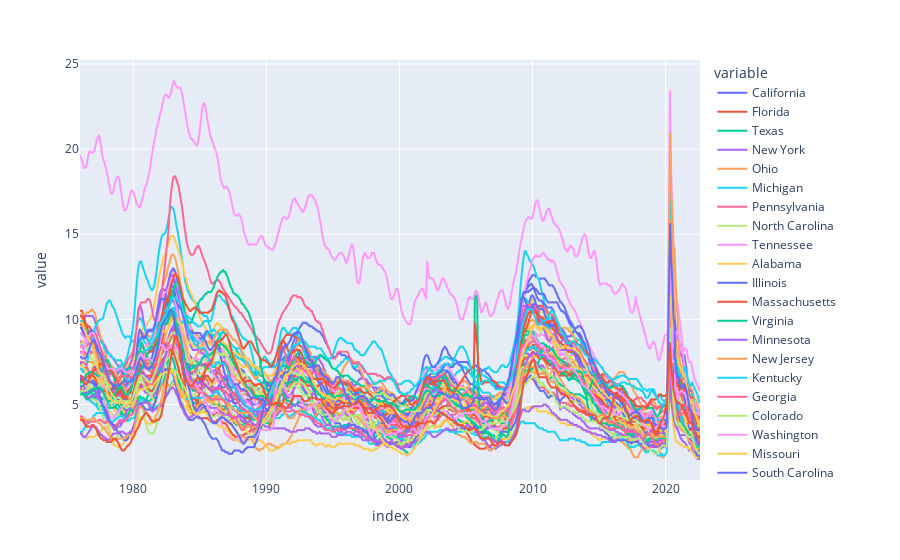

Notebook source saved alongside this figure:
### Code cell
px.line(uemp_states)

### Figure 1 — Plotly figure (JSON) as saved in the notebook; plotly's stock layout.template omitted (floating-point values rounded to 4 significant figures; data arrays with more than 128 entries replaced by an {"elided": "..."} marker saying what was removed)
{"data": [{"hovertemplate": "variable=California<br>index=%{x}<br>value=%{y}<extra></extra>", "legendgroup": "California", "line": {"color": "#636efa", "dash": "solid"}, "marker": {"symbol": "circle"}, "mode": "lines", "name": "California", "showlegend": true, "type": "scattergl", "x": {"elided": "558 str values"}, "xaxis": "x", "y": {"elided": "558 float values"}, "yaxis": "y"}, {"hovertemplate": "variable=Florida<br>index=%{x}<br>value=%{y}<extra></extra>", "legendgroup": "Florida", "line": {"color": "#EF553B", "dash": "solid"}, "marker": {"symbol": "circle"}, "mode": "lines", "name": "Florida", "showlegend": true, "type": "scattergl", "x": {"elided": "558 str values"}, "xaxis": "x", "y": {"elided": "558 float values"}, "yaxis": "y"}, {"hovertemplate": "variable=Texas<br>index=%{x}<br>value=%{y}<extra></extra>", "legendgroup": "Texas", "line": {"color": "#00cc96", "dash": "solid"}, "marker": {"symbol": "circle"}, "mode": "lines", "name": "Texas", "showlegend": true, "type": "scattergl", "x": {"elided": "558 str values"}, "xaxis": "x", "y": {"elided": "558 float values"}, "yaxis": "y"}, {"hovertemplate": "variable=New York<br>index=%{x}<br>value=%{y}<extra></extra>", "legendgroup": "New York", "line": {"color": "#ab63fa", "dash": "solid"}, "marker": {"symbol": "circle"}, "mode": "lines", "name": "New York", "showlegend": true, "type": "scattergl", "x": {"elided": "558 str values"}, "xaxis": "x", "y": {"elided": "558 float values"}, "yaxis": "y"}, {"hovertemplate": "variable=Ohio<br>index=%{x}<br>value=%{y}<extra></extra>", "legendgroup": "Ohio", "line": {"color": "#FFA15A", "dash": "solid"}, "marker": {"symbol": "circle"}, "mode": "lines", "name": "Ohio", "showlegend": true, "type": "scattergl", "x": {"elided": "558 str values"}, "xaxis": "x", "y": {"elided": "558 float values"}, "yaxis": "y"}, {"hovertemplate": "variable=Michigan<br>index=%{x}<br>value=%{y}<extra></extra>", "legendgroup": "Michigan", "line": {"color": "#19d3f3", "dash": "solid"}, "marker": {"symbol": "circle"}, "mode": "lines", "name": "Michigan", "showlegend": true, "type": "scattergl", "x": {"elided": "558 str values"}, "xaxis": "x", "y": {"elided": "558 float values"}, "yaxis": "y"}, {"hovertemplate": "variable=Pennsylvania<br>index=%{x}<br>value=%{y}<extra></extra>", "legendgroup": "Pennsylvania", "line": {"color": "#FF6692", "dash": "solid"}, "marker": {"symbol": "circle"}, "mode": "lines", "name": "Pennsylvania", "showlegend": true, "type": "scattergl", "x": {"elided": "558 str values"}, "xaxis": "x", "y": {"elided": "558 float values"}, "yaxis": "y"}, {"hovertemplate": "variable=North Carolina<br>index=%{x}<br>value=%{y}<extra></extra>", "legendgroup": "North Carolina", "line": {"color": "#B6E880", "dash": "solid"}, "marker": {"symbol": "circle"}, "mode": "lines", "name": "North Carolina", "showlegend": true, "type": "scattergl", "x": {"elided": "558 str values"}, "xaxis": "x", "y": {"elided": "558 float values"}, "yaxis": "y"}, {"hovertemplate": "variable=Tennessee<br>index=%{x}<br>value=%{y}<extra></extra>", "legendgroup": "Tennessee", "line": {"color": "#FF97FF", "dash": "solid"}, "marker": {"symbol": "circle"}, "mode": "lines", "name": "Tennessee", "showlegend": true, "type": "scattergl", "x": {"elided": "558 str values"}, "xaxis": "x", "y": {"elided": "558 float values"}, "yaxis": "y"}, {"hovertemplate": "variable=Alabama<br>index=%{x}<br>value=%{y}<extra></extra>", "legendgroup": "Alabama", "line": {"color": "#FECB52", "dash": "solid"}, "marker": {"symbol": "circle"}, "mode": "lines", "name": "Alabama", "showlegend": true, "type": "scattergl", "x": {"elided": "558 str values"}, "xaxis": "x", "y": {"elided": "558 float values"}, "yaxis": "y"}, {"hovertemplate": "variable=Illinois<br>index=%{x}<br>value=%{y}<extra></extra>", "legendgroup": "Illinois", "line": {"color": "#636efa", "dash": "solid"}, "marker": {"symbol": "circle"}, "mode": "lines", "name": "Illinois", "showlegend": true, "type": "scattergl", "x": {"elided": "558 str values"}, "xaxis": "x", "y": {"elided": "558 float values"}, "yaxis": "y"}, {"hovertemplate": "variable=Massachusetts<br>index=%{x}<br>value=%{y}<extra></extra>", "legendgroup": "Massachusetts", "line": {"color": "#EF553B", "dash": "solid"}, "marker": {"symbol": "circle"}, "mode": "lines", "name": "Massachusetts", "showlegend": true, "type": "scattergl", "x": {"elided": "558 str values"}, "xaxis": "x", "y": {"elided": "558 float values"}, "yaxis": "y"}, {"hovertemplate": "variable=Virginia<br>index=%{x}<br>value=%{y}<extra></extra>", "legendgroup": "Virginia", "line": {"color": "#00cc96", "dash": "solid"}, "marker": {"symbol": "circle"}, "mode": "lines", "name": "Virginia", "showlegend": true, "type": "scattergl", "x": {"elided": "558 str values"}, "xaxis": "x", "y": {"elided": "558 float values"}, "yaxis": "y"}, {"hovertemplate": "variable=Minnesota<br>index=%{x}<br>value=%{y}<extra></extra>", "legendgroup": "Minnesota", "line": {"color": "#ab63fa", "dash": "solid"}, "marker": {"symbol": "circle"}, "mode": "lines", "name": "Minnesota", "showlegend": true, "type": "scattergl", "x": {"elided": "558 str values"}, "xaxis": "x", "y": {"elided": "558 float values"}, "yaxis": "y"}, {"hovertemplate": "variable=New Jersey<br>index=%{x}<br>value=%{y}<extra></extra>", "legendgroup": "New Jersey", "line": {"color": "#FFA15A", "dash": "solid"}, "marker": {"symbol": "circle"}, "mode": "lines", "name": "New Jersey", "showlegend": true, "type": "scattergl", "x": {"elided": "558 str values"}, "xaxis": "x", "y": {"elided": "558 float values"}, "yaxis": "y"}, {"hovertemplate": "variable=Kentucky<br>index=%{x}<br>value=%{y}<extra></extra>", "legendgroup": "Kentucky", "line": {"color": "#19d3f3", "dash": "solid"}, "marker": {"symbol": "circle"}, "mode": "lines", "name": "Kentucky", "showlegend": true, "type": "scattergl", "x": {"elided": "558 str values"}, "xaxis": "x", "y": {"elided": "558 float values"}, "yaxis": "y"}, {"hovertemplate": "variable=Georgia<br>index=%{x}<br>value=%{y}<extra></extra>", "legendgroup": "Georgia", "line": {"color": "#FF6692", "dash": "solid"}, "marker": {"symbol": "circle"}, "mode": "lines", "name": "Georgia", "showlegend": true, "type": "scattergl", "x": {"elided": "558 str values"}, "xaxis": "x", "y": {"elided": "558 float values"}, "yaxis": "y"}, {"hovertemplate": "variable=Colorado<br>index=%{x}<br>value=%{y}<extra></extra>", "legendgroup": "Colorado", "line": {"color": "#B6E880", "dash": "solid"}, "marker": {"symbol": "circle"}, "mode": "lines", "name": "Colorado", "showlegend": true, "type": "scattergl", "x": {"elided": "558 str values"}, "xaxis": "x", "y": {"elided": "558 float values"}, "yaxis": "y"}, {"hovertemplate": "variable=Washington<br>index=%{x}<br>value=%{y}<extra></extra>", "legendgroup": "Washington", "line": {"color": "#FF97FF", "dash": "solid"}, "marker": {"symbol": "circle"}, "mode": "lines", "name": "Washington", "showlegend": true, "type": "scattergl", "x": {"elided": "558 str values"}, "xaxis": "x", "y": {"elided": "558 float values"}, "yaxis": "y"}, {"hovertemplate": "variable=Missouri<br>index=%{x}<br>value=%{y}<extra></extra>", "legendgroup": "Missouri", "line": {"color": "#FECB52", "dash": "solid"}, "marker": {"symbol": "circle"}, "mode": "lines", "name": "Missouri", "showlegend": true, "type": "scattergl", "x": {"elided": "558 str values"}, "xaxis": "x", "y": {"elided": "558 float values"}, "yaxis": "y"}, {"hovertemplate": "variable=South Carolina<br>index=%{x}<br>value=%{y}<extra></extra>", "legendgroup": "South Carolina", "line": {"color": "#636efa", "dash": "solid"}, "marker": {"symbol": "circle"}, "mode": "lines", "name": "South Carolina", "showlegend": true, "type": "scattergl", "x": {"elided": "558 str values"}, "xaxis": "x", "y": {"elided": "558 float values"}, "yaxis": "y"}, {"hovertemplate": "variable=Arizona<br>index=%{x}<br>value=%{y}<extra></extra>", "legendgroup": "Arizona", "line": {"color": "#EF553B", "dash": "solid"}, "marker": {"symbol": "circle"}, "mode": "lines", "name": "Arizona", "showlegend": true, "type": "scattergl", "x": {"elided": "558 str values"}, "xaxis": "x", "y": {"elided": "558 float values"}, "yaxis": "y"}, {"hovertemplate": "variable=Wisconsin<br>index=%{x}<br>value=%{y}<extra></extra>", "legendgroup": "Wisconsin", "line": {"color": "#00cc96", "dash": "solid"}, "marker": {"symbol": "circle"}, "mode": "lines", "name": "Wisconsin", "showlegend": true, "type": "scattergl", "x": {"elided": "558 str values"}, "xaxis": "x", "y": {"elided": "558 float values"}, "yaxis": "y"}, {"hovertemplate": "variable=Indiana<br>index=%{x}<br>value=%{y}<extra></extra>", "legendgroup": "Indiana", "line": {"color": "#ab63fa", "dash": "solid"}, "marker": {"symbol": "circle"}, "mode": "lines", "name": "Indiana", "showlegend": true, "type": "scattergl", "x": {"elided": "558 str values"}, "xaxis": "x", "y": {"elided": "558 float values"}, "yaxis": "y"}, {"hovertemplate": "variable=New Mexico<br>index=%{x}<br>value=%{y}<extra></extra>", "legendgroup": "New Mexico", "line": {"color": "#FFA15A", "dash": "solid"}, "marker": {"symbol": "circle"}, "mode": "lines", "name": "New Mexico", "showlegend": true, "type": "scattergl", "x": {"elided": "558 str values"}, "xaxis": "x", "y": {"elided": "558 float values"}, "yaxis": "y"}, {"hovertemplate": "variable=Alaska<br>index=%{x}<br>value=%{y}<extra></extra>", "legendgroup": "Alaska", "line": {"color": "#19d3f3", "dash": "solid"}, "marker": {"symbol": "circle"}, "mode": "lines", "name": "Alaska", "showlegend": true, "type": "scattergl", "x": {"elided": "558 str values"}, "xaxis": "x", "y": {"elided": "558 float values"}, "yaxis": "y"}, {"hovertemplate": "variable=West Virginia<br>index=%{x}<br>value=%{y}<extra></extra>", "legendgroup": "West Virginia", "line": {"color": "#FF6692", "dash": "solid"}, "marker": {"symbol": "circle"}, "mode": "lines", "name": "West Virginia", "showlegend": true, "type": "scattergl", "x": {"elided": "558 str values"}, "xaxis": "x", "y": {"elided": "558 float values"}, "yaxis": "y"}, {"hovertemplate": "variable=Oklahoma<br>index=%{x}<br>value=%{y}<extra></extra>", "legendgroup": "Oklahoma", "line": {"color": "#B6E880", "dash": "solid"}, "marker": {"symbol": "circle"}, "mode": "lines", "name": "Oklahoma", "showlegend": true, "type": "scattergl", "x": {"elided": "558 str values"}, "xaxis": "x", "y": {"elided": "558 float values"}, "yaxis": "y"}, {"hovertemplate": "variable=Nevada<br>index=%{x}<br>value=%{y}<extra></extra>", "legendgroup": "Nevada", "line": {"color": "#FF97FF", "dash": "solid"}, "marker": {"symbol": "circle"}, "mode": "lines", "name": "Nevada", "showlegend": true, "type": "scattergl", "x": {"elided": "558 str values"}, "xaxis": "x", "y": {"elided": "558 float values"}, "yaxis": "y"}, {"hovertemplate": "variable=Arkansas<br>index=%{x}<br>value=%{y}<extra></extra>", "legendgroup": "Arkansas", "line": {"color": "#FECB52", "dash": "solid"}, "marker": {"symbol": "circle"}, "mode": "lines", "name": "Arkansas", "showlegend": true, "type": "scattergl", "x": {"elided": "558 str values"}, "xaxis": "x", "y": {"elided": "558 float values"}, "yaxis": "y"}, {"hovertemplate": "variable=Oregon<br>index=%{x}<br>value=%{y}<extra></extra>", "legendgroup": "Oregon", "line": {"color": "#636efa", "dash": "solid"}, "marker": {"symbol": "circle"}, "mode": "lines", "name": "Oregon", "showlegend": true, "type": "scattergl", "x": {"elided": "558 str values"}, "xaxis": "x", "y": {"elided": "558 float values"}, "yaxis": "y"}, {"hovertemplate": "variable=Maryland<br>index=%{x}<br>value=%{y}<extra></extra>", "legendgroup": "Maryland", "line": {"color": "#EF553B", "dash": "solid"}, "marker": {"symbol": "circle"}, "mode": "lines", "name": "Maryland", "showlegend": true, "type": "scattergl", "x": {"elided": "558 str values"}, "xaxis": "x", "y": {"elided": "558 float values"}, "yaxis": "y"}, {"hovertemplate": "variable=Louisiana<br>index=%{x}<br>value=%{y}<extra></extra>", "legendgroup": "Louisiana", "line": {"color": "#00cc96", "dash": "solid"}, "marker": {"symbol": "circle"}, "mode": "lines", "name": "Louisiana", "showlegend": true, "type": "scattergl", "x": {"elided": "558 str values"}, "xaxis": "x", "y": {"elided": "558 float values"}, "yaxis": "y"}, {"hovertemplate": "variable=Utah<br>index=%{x}<br>value=%{y}<extra></extra>", "legendgroup": "Utah", "line": {"color": "#ab63fa", "dash": "solid"}, "marker": {"symbol": "circle"}, "mode": "lines", "name": "Utah", "showlegend": true, "type": "scattergl", "x": {"elided": "558 str values"}, "xaxis": "x", "y": {"elided": "558 float values"}, "yaxis": "y"}, {"hovertemplate": "variable=Hawaii<br>index=%{x}<br>value=%{y}<extra></extra>", "legendgroup": "Hawaii", "line": {"color": "#FFA15A", "dash": "solid"}, "marker": {"symbol": "circle"}, "mode": "lines", "name": "Hawaii", "showlegend": true, "type": "scattergl", "x": {"elided": "558 str values"}, "xaxis": "x", "y": {"elided": "558 float values"}, "yaxis": "y"}, {"hovertemplate": "variable=North Dakota<br>index=%{x}<br>value=%{y}<extra></extra>", "legendgroup": "North Dakota", "line": {"color": "#19d3f3", "dash": "solid"}, "marker": {"symbol": "circle"}, "mode": "lines", "name": "North Dakota", "showlegend": true, "type": "scattergl", "x": {"elided": "558 str values"}, "xaxis": "x", "y": {"elided": "558 float values"}, "yaxis": "y"}, {"hovertemplate": "variable=Iowa<br>index=%{x}<br>value=%{y}<extra></extra>", "legendgroup": "Iowa", "line": {"color": "#FF6692", "dash": "solid"}, "marker": {"symbol": "circle"}, "mode": "lines", "name": "Iowa", "showlegend": true, "type": "scattergl", "x": {"elided": "558 str values"}, "xaxis": "x", "y": {"elided": "558 float values"}, "yaxis": "y"}, {"hovertemplate": "variable=Montana<br>index=%{x}<br>value=%{y}<extra></extra>", "legendgroup": "Montana", "line": {"color": "#B6E880", "dash": "solid"}, "marker": {"symbol": "circle"}, "mode": "lines", "name": "Montana", "showlegend": true, "type": "scattergl", "x": {"elided": "558 str values"}, "xaxis": "x", "y": {"elided": "558 float values"}, "yaxis": "y"}, {"hovertemplate": "variable=Puerto Rico<br>index=%{x}<br>value=%{y}<extra></extra>", "legendgroup": "Puerto Rico", "line": {"color": "#FF97FF", "dash": "solid"}, "marker": {"symbol": "circle"}, "mode": "lines", "name": "Puerto Rico", "showlegend": true, "type": "scattergl", "x": {"elided": "558 str values"}, "xaxis": "x", "y": {"elided": "558 float values"}, "yaxis": "y"}, {"hovertemplate": "variable=Nebraska<br>index=%{x}<br>value=%{y}<extra></extra>", "legendgroup": "Nebraska", "line": {"color": "#FECB52", "dash": "solid"}, "marker": {"symbol": "circle"}, "mode": "lines", "name": "Nebraska", "showlegend": true, "type": "scattergl", "x": {"elided": "558 str values"}, "xaxis": "x", "y": {"elided": "558 float values"}, "yaxis": "y"}, {"hovertemplate": "variable=New Hampshire<br>index=%{x}<br>value=%{y}<extra></extra>", "legendgroup": "New Hampshire", "line": {"color": "#636efa", "dash": "solid"}, "marker": {"symbol": "circle"}, "mode": "lines", "name": "New Hampshire", "showlegend": true, "type": "scattergl", "x": {"elided": "558 str values"}, "xaxis": "x", "y": {"elided": "558 float values"}, "yaxis": "y"}, {"hovertemplate": "variable=Mississippi<br>index=%{x}<br>value=%{y}<extra></extra>", "legendgroup": "Mississippi", "line": {"color": "#EF553B", "dash": "solid"}, "marker": {"symbol": "circle"}, "mode": "lines", "name": "Mississippi", "showlegend": true, "type": "scattergl", "x": {"elided": "558 str values"}, "xaxis": "x", "y": {"elided": "558 float values"}, "yaxis": "y"}, {"hovertemplate": "variable=Idaho<br>index=%{x}<br>value=%{y}<extra></extra>", "legendgroup": "Idaho", "line": {"color": "#00cc96", "dash": "solid"}, "marker": {"symbol": "circle"}, "mode": "lines", "name": "Idaho", "showlegend": true, "type": "scattergl", "x": {"elided": "558 str values"}, "xaxis": "x", "y": {"elided": "558 float values"}, "yaxis": "y"}, {"hovertemplate": "variable=South Dakota<br>index=%{x}<br>value=%{y}<extra></extra>", "legendgroup": "South Dakota", "line": {"color": "#ab63fa", "dash": "solid"}, "marker": {"symbol": "circle"}, "mode": "lines", "name": "South Dakota", "showlegend": true, "type": "scattergl", "x": {"elided": "558 str values"}, "xaxis": "x", "y": {"elided": "558 float values"}, "yaxis": "y"}, {"hovertemplate": "variable=Kansas<br>index=%{x}<br>value=%{y}<extra></extra>", "legendgroup": "Kansas", "line": {"color": "#FFA15A", "dash": "solid"}, "marker": {"symbol": "circle"}, "mode": "lines", "name": "Kansas", "showlegend": true, "type": "scattergl", "x": {"elided": "558 str values"}, "xaxis": "x", "y": {"elided": "558 float values"}, "yaxis": "y"}, {"hovertemplate": "variable=the District of Columbia<br>index=%{x}<br>value=%{y}<extra></extra>", "legendgroup": "the District of Columbia", "line": {"color": "#19d3f3", "dash": "solid"}, "marker": {"symbol": "circle"}, "mode": "lines", "name": "the District of Columbia", "showlegend": true, "type": "scattergl", "x": {"elided": "558 str values"}, "xaxis": "x", "y": {"elided": "558 float values"}, "yaxis": "y"}, {"hovertemplate": "variable=Maine<br>index=%{x}<br>value=%{y}<extra></extra>", "legendgroup": "Maine", "line": {"color": "#FF6692", "dash": "solid"}, "marker": {"symbol": "circle"}, "mode": "lines", "name": "Maine", "showlegend": true, "type": "scattergl", "x": {"elided": "558 str values"}, "xaxis": "x", "y": {"elided": "558 float values"}, "yaxis": "y"}, {"hovertemplate": "variable=Vermont<br>index=%{x}<br>value=%{y}<extra></extra>", "legendgroup": "Vermont", "line": {"color": "#B6E880", "dash": "solid"}, "marker": {"symbol": "circle"}, "mode": "lines", "name": "Vermont", "showlegend": true, "type": "scattergl", "x": {"elided": "558 str values"}, "xaxis": "x", "y": {"elided": "558 float values"}, "yaxis": "y"}, {"hovertemplate": "variable=Delaware<br>index=%{x}<br>value=%{y}<extra></extra>", "legendgroup": "Delaware", "line": {"color": "#FF97FF", "dash": "solid"}, "marker": {"symbol": "circle"}, "mode": "lines", "name": "Delaware", "showlegend": true, "type": "scattergl", "x": {"elided": "558 str values"}, "xaxis": "x", "y": {"elided": "558 float values"}, "yaxis": "y"}, {"hovertemplate": "variable=Connecticut<br>index=%{x}<br>value=%{y}<extra></extra>", "legendgroup": "Connecticut", "line": {"color": "#FECB52", "dash": "solid"}, "marker": {"symbol": "circle"}, "mode": "lines", "name": "Connecticut", "showlegend": true, "type": "scattergl", "x": {"elided": "558 str values"}, "xaxis": "x", "y": {"elided": "558 float values"}, "yaxis": "y"}, {"hovertemplate": "variable=Rhode Island<br>index=%{x}<br>value=%{y}<extra></extra>", "legendgroup": "Rhode Island", "line": {"color": "#636efa", "dash": "solid"}, "marker": {"symbol": "circle"}, "mode": "lines", "name": "Rhode Island", "showlegend": true, "type": "scattergl", "x": {"elided": "558 str values"}, "xaxis": "x", "y": {"elided": "558 float values"}, "yaxis": "y"}, {"hovertemplate": "variable=Wyoming<br>index=%{x}<br>value=%{y}<extra></extra>", "legendgroup": "Wyoming", "line": {"color": "#EF553B", "dash": "solid"}, "marker": {"symbol": "circle"}, "mode": "lines", "name": "Wyoming", "showlegend": true, "type": "scattergl", "x": {"elided": "558 str values"}, "xaxis": "x", "y": {"elided": "558 float values"}, "yaxis": "y"}], "layout": {"legend": {"title": {"text": "variable"}, "tracegroupgap": 0}, "margin": {"t": 60}, "xaxis": {"anchor": "y", "domain": [0, 1], "title": {"text": "index"}}, "yaxis": {"anchor": "x", "domain": [0, 1], "title": {"text": "value"}}}}
